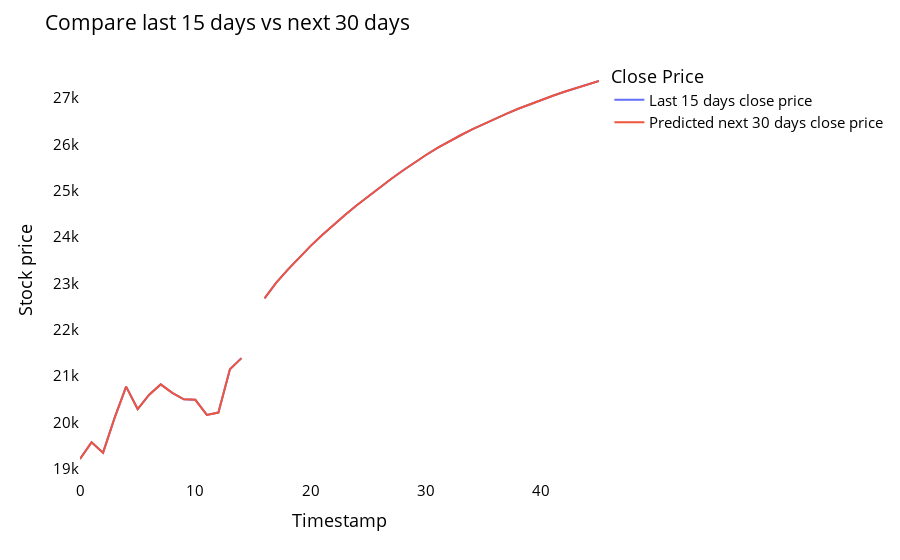

Here is the notebook cell this chart was saved with:
### Code cell
last_days=np.arange(1,time_step+1)
day_pred=np.arange(time_step+1,time_step+pred_days+1)
temp_mat = np.empty((len(last_days)+pred_days+1,1))
temp_mat[:] = np.nan
temp_mat = temp_mat.reshape(1,-1).tolist()[0]

last_original_days_value = temp_mat
next_predicted_days_value = temp_mat

last_original_days_value[0:time_step+1] = scaler.inverse_transform(closebth[len(closebth)-time_step:]).reshape(1,-1).tolist()[0]
next_predicted_days_value[time_step+1:] = scaler.inverse_transform(np.array(lst_output).reshape(-1,1)).reshape(1,-1).tolist()[0]

new_pred_plot = pd.DataFrame({
    'last_original_days_value':last_original_days_value,
    'next_predicted_days_value':next_predicted_days_value
})

names = cycle(['Last 15 days close price','Predicted next 30 days close price'])

fig = px.line(new_pred_plot,x=new_pred_plot.index, y=[new_pred_plot['last_original_days_value'],
                                                      new_pred_plot['next_predicted_days_value']],
              labels={'value': 'Stock price','index': 'Timestamp'})
fig.update_layout(title_text='Compare last 15 days vs next 30 days',
                  plot_bgcolor='white', font_size=15, font_color='black',legend_title_text='Close Price')

fig.for_each_trace(lambda t:  t.update(name = next(names)))
fig.update_xaxes(showgrid=False)
fig.update_yaxes(showgrid=False)
fig.show()

### Figure 1 — Plotly figure (JSON) as saved in the notebook; plotly's stock layout.template omitted (floating-point values rounded to 4 significant figures)
{"data": [{"hovertemplate": "variable=last_original_days_value<br>Timestamp=%{x}<br>Stock price=%{y}<extra></extra>", "legendgroup": "last_original_days_value", "line": {"color": "#636efa", "dash": "solid"}, "marker": {"symbol": "circle"}, "mode": "lines", "name": "Last 15 days close price", "orientation": "v", "showlegend": true, "type": "scatter", "x": [0, 1, 2, 3, 4, 5, 6, 7, 8, 9, 10, 11, 12, 13, 14, 15, 16, 17, 18, 19, 20, 21, 22, 23, 24, 25, 26, 27, 28, 29, 30, 31, 32, 33, 34, 35, 36, 37, 38, 39, 40, 41, 42, 43, 44, 45], "xaxis": "x", "y": [19210.0, 19570.0, 19350.0, 20100.0, 20770.0, 20290.0, 20600.0, 20820.0, 20640.0, 20500.0, 20490.0, 20160.0, 20210.0, 21150.0, 21390.0, null, 22670.0, 23010.0, 23290.0, 23560.0, 23810.0, 24040.0, 24270.0, 24480.0, 24690.0, 24880.0, 25070.0, 25260.0, 25430.0, 25610.0, 25770.0, 25920.0, 26060.0, 26200.0, 26320.0, 26440.0, 26550.0, 26660.0, 26770.0, 26860.0, 26960.0, 27050.0, 27130.0, 27210.0, 27290.0, 27370.0], "yaxis": "y"}, {"hovertemplate": "variable=next_predicted_days_value<br>Timestamp=%{x}<br>Stock price=%{y}<extra></extra>", "legendgroup": "next_predicted_days_value", "line": {"color": "#EF553B", "dash": "solid"}, "marker": {"symbol": "circle"}, "mode": "lines", "name": "Predicted next 30 days close price", "orientation": "v", "showlegend": true, "type": "scatter", "x": [0, 1, 2, 3, 4, 5, 6, 7, 8, 9, 10, 11, 12, 13, 14, 15, 16, 17, 18, 19, 20, 21, 22, 23, 24, 25, 26, 27, 28, 29, 30, 31, 32, 33, 34, 35, 36, 37, 38, 39, 40, 41, 42, 43, 44, 45], "xaxis": "x", "y": [19210.0, 19570.0, 19350.0, 20100.0, 20770.0, 20290.0, 20600.0, 20820.0, 20640.0, 20500.0, 20490.0, 20160.0, 20210.0, 21150.0, 21390.0, null, 22670.0, 23010.0, 23290.0, 23560.0, 23810.0, 24040.0, 24270.0, 24480.0, 24690.0, 24880.0, 25070.0, 25260.0, 25430.0, 25610.0, 25770.0, 25920.0, 26060.0, 26200.0, 26320.0, 26440.0, 26550.0, 26660.0, 26770.0, 26860.0, 26960.0, 27050.0, 27130.0, 27210.0, 27290.0, 27370.0], "yaxis": "y"}], "layout": {"font": {"color": "black", "size": 15}, "legend": {"title": {"text": "Close Price"}, "tracegroupgap": 0}, "margin": {"t": 60}, "plot_bgcolor": "white", "title": {"text": "Compare last 15 days vs next 30 days"}, "xaxis": {"anchor": "y", "domain": [0, 1], "showgrid": false, "title": {"text": "Timestamp"}}, "yaxis": {"anchor": "x", "domain": [0, 1], "showgrid": false, "title": {"text": "Stock price"}}}}
